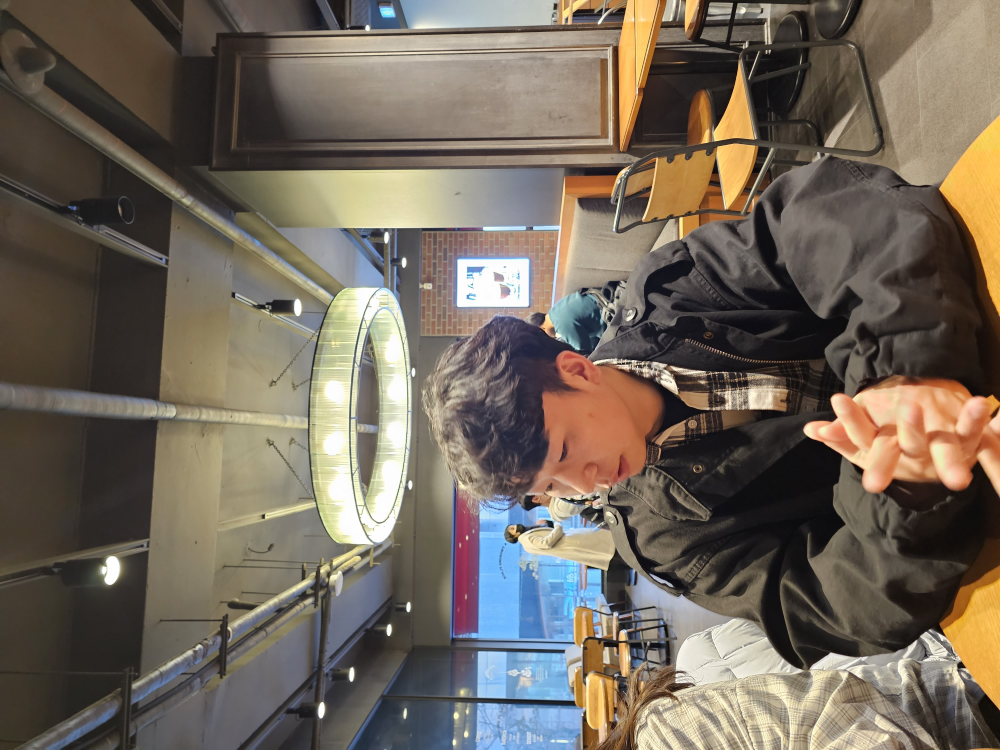
#> input picture 4th Week/images/profileImage.jpg, 4000 x 3000 px, found by its file name (shown at 1/4 size)
$ python imageHandling.py
#> lines starting #> are read from the running program, lines starting #| are printed output that depends on the picture
import numpy as np
import cv2
import matplotlib.pyplot as plt

# 이미지 파일 불러오기
# 상대 경로의 기준이 어떻게되는걸까?
image = cv2.imread(
    "4th Week/images/profileImage.jpg", cv2.IMREAD_UNCHANGED)
#> image is the input picture: shape (3000, 4000, 3); mean B, G, R 91.6, 103.6, 113.6

# 이미지의 높이, 너비, 채널 값 저장
height, width, channel = image.shape
#> height = 3000; width = 4000; channel = 3

# 이미지 회전(오른쪽으로 90도)
matrix = cv2.getRotationMatrix2D((width/2, height/2), -90, 1)
imageRotated = cv2.warpAffine(image, matrix, (width, height))
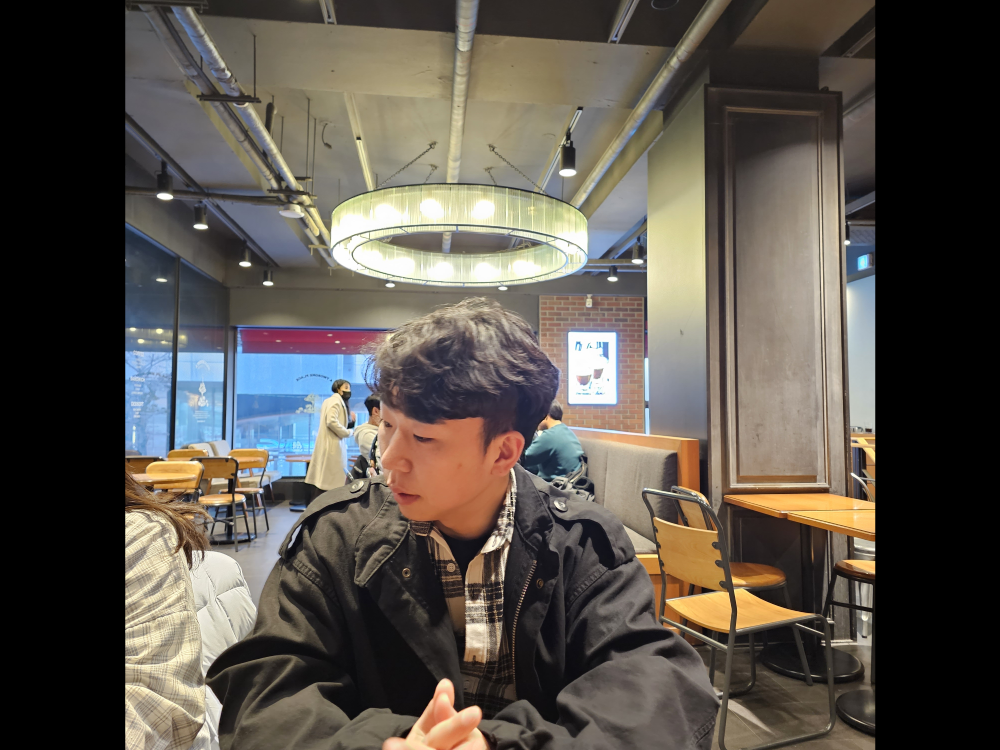
#> imageRotated: shape (3000, 4000, 3) (shown at 1/4 size); mean B, G, R 75.9, 83.4, 89.5

# 사이즈 조정
# 축소할 때에는 대개 INTER_AREA
imageResized = cv2.resize(imageRotated, dsize=(
    100, 100), interpolation=cv2.INTER_AREA)
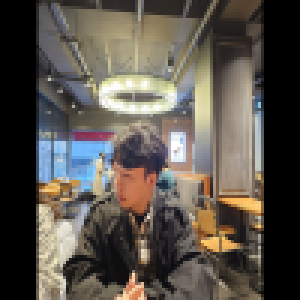
#> imageResized: shape (100, 100, 3) (shown 3 times larger); mean B, G, R 75.9, 83.4, 89.5

# 흑백 전환
imageToGray = cv2.cvtColor(imageResized, cv2.COLOR_BGR2GRAY)
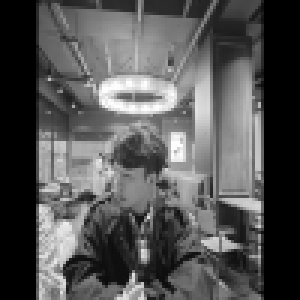
#> imageToGray: shape (100, 100) (shown 3 times larger); min 0, max 254, mean 84.4

cv2.imshow("Lee", imageToGray)
cv2.waitKey(0)
cv2.destroyAllWindows()
